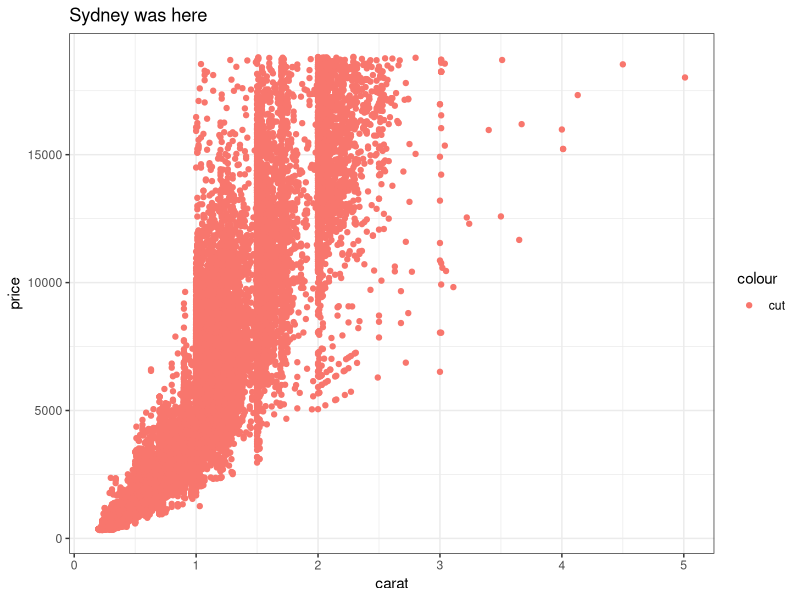
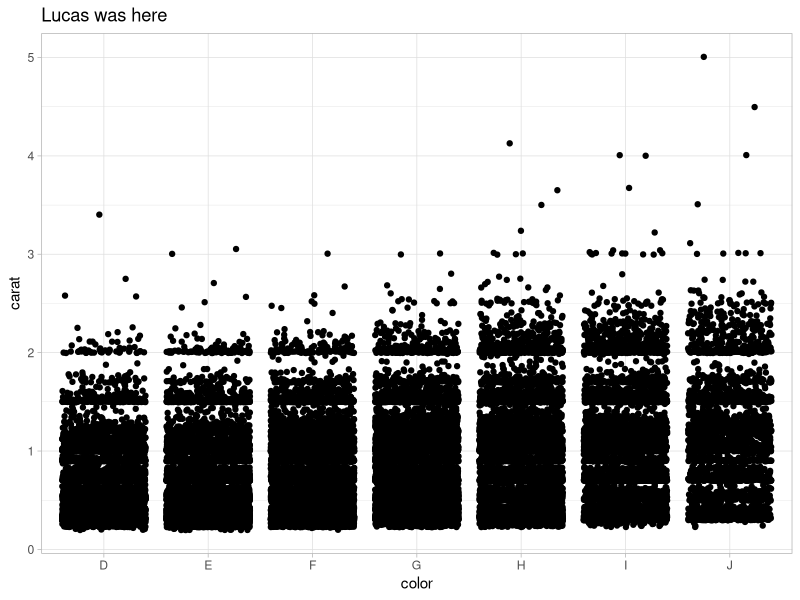
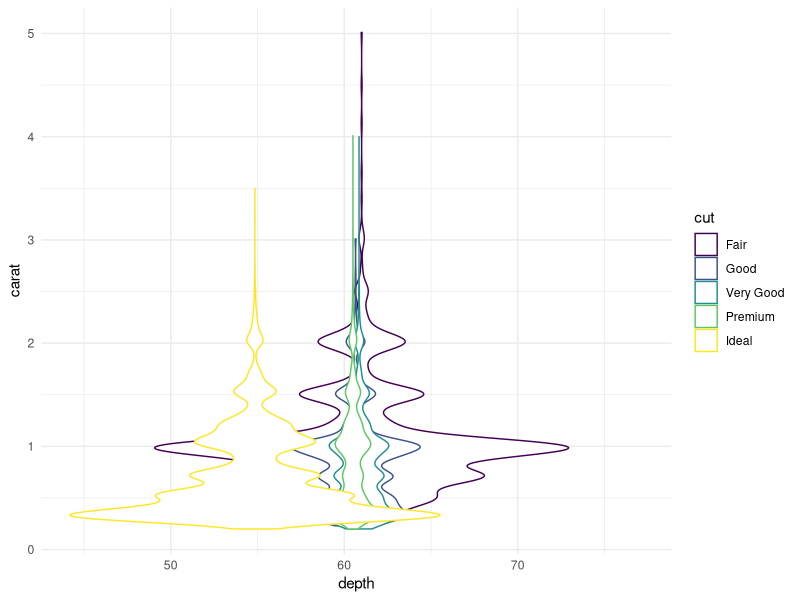

The R script that drew these images, in order:
## ---- chunk 1
knitr::opts_chunk$set(echo = TRUE)
library(tidyverse)
## ---- chunk 2
# Partner 1: 
# Run the code below to see the original graph
# Change the code below to make the point color change based on 'cut', and update the theme to theme_bw(). Update the title to include your first name. 

ggplot(data = diamonds, aes(x = carat, y = price)) +
  geom_point(aes(color = "cut")) +
  theme_bw() +
  labs(title = "Sydney was here")
## ---- chunk 3
# Partner 2: 
# Run the code below to see the original graph
# Change the code below to make the geom a geom_jitter, and update the theme to theme_light. Update the title to include your first name. 

ggplot(data = diamonds, aes(x = color, y = carat)) +
  geom_jitter() +
  theme_light() +
  labs(title = "Lucas was here")
## ---- chunk 4
ggplot(data = diamonds, aes(x = depth, y = carat, color = cut)) +
  geom_violin() +
  theme_minimal()
## ---- chunk 5
